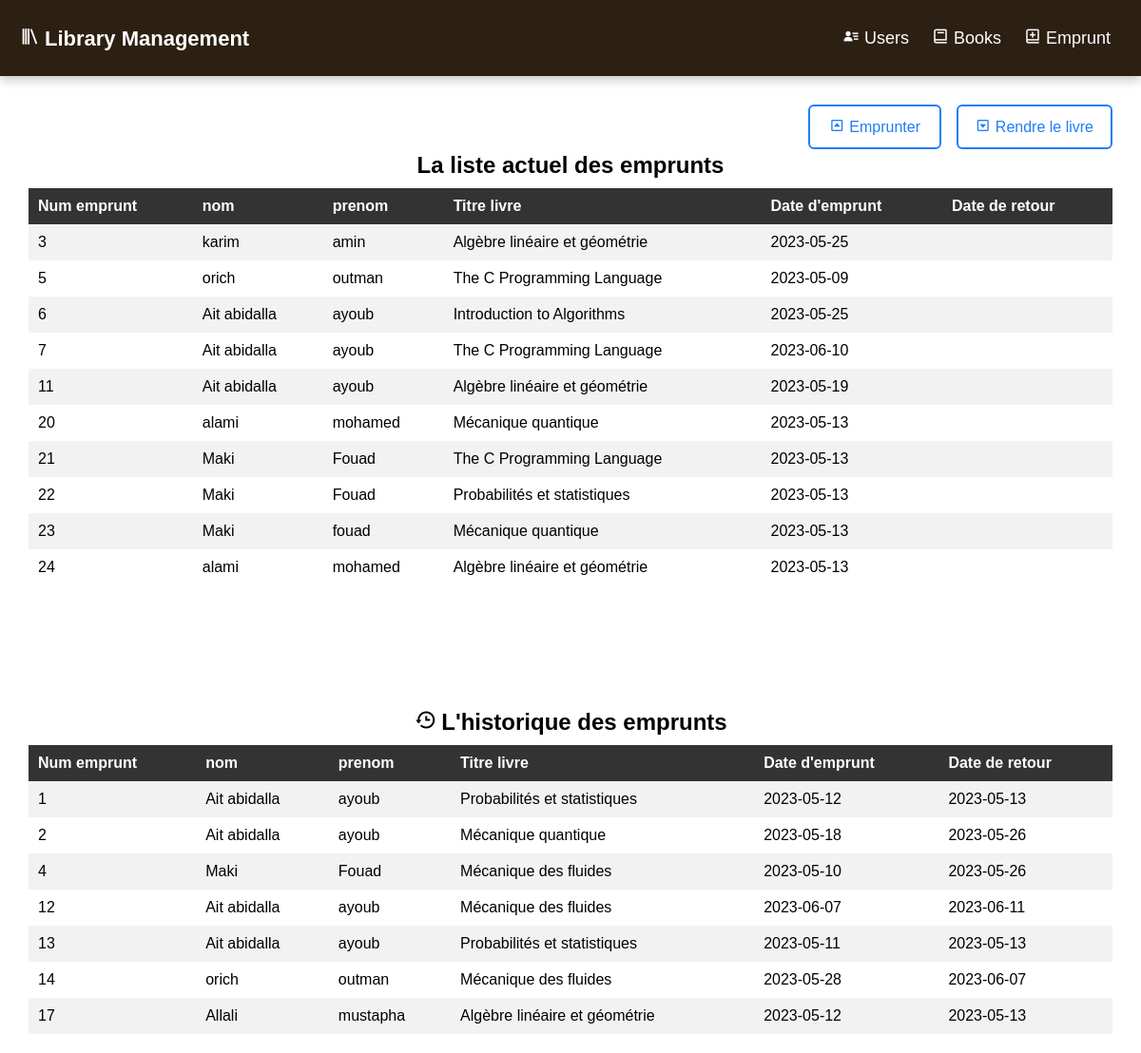
Screenshot of /emprunt.php with the database file from the repository.
### tables this page shows
CREATE TABLE IF NOT EXISTS `emprunt` (
  `N_emp` int(11) NOT NULL AUTO_INCREMENT,
  `Nom_usager` varchar(50) DEFAULT '',
  `Prenom_usager` varchar(50) DEFAULT '',
  `Titre_livre` varchar(50) DEFAULT '',
  `Date_emp` date DEFAULT curdate(),
  `Date_retoure` date DEFAULT NULL,
  PRIMARY KEY (`N_emp`)
);

### emprunt.php (the view, shortened to what this page needs)
<?php
require_once('database.php');
$sqlsel = "SELECT * FROM emprunt WHERE Date_retoure IS NULL";
$result_now=mysqli_query($conn, $sqlsel);
$sqlH = "SELECT * FROM emprunt WHERE Date_retoure IS NOT NULL";
$result_Historic=mysqli_query($conn, $sqlH);
?>
<!DOCTYPE html>
<html lang="en">
<head>
    <link rel="stylesheet" href="style.css">
    <link href='https://unpkg.com/boxicons@2.1.4/css/boxicons.min.css' rel='stylesheet'>
</head>
<body>
    <nav>
        <div class="nav-header">
            <a href="home.php"><i class='bx bx-library' style="margin-right: 5px;"></i>Library Management</a>
        </div>
        <ul class="nav-links">
            <li ><a href="users.php" class="center"><i class='bx bxs-user-detail'style="margin-right: 5px;" ></i>Users</a></li>
            <li ><a href="books.php"  class="center"><i class='bx bx-book' style="margin-right: 5px;" ></i>Books</a></li>
            <li ><a href="emprunt.php" class="center"><i class='bx bx-book-add' style="margin-right: 5px;" ></i>Emprunt</a></li>
        </ul>
    </nav>
<div class="container list">
    <div class="liste-users">
        <div>
            <button  id="emprunt-btn" type="button" ><i class='bx bx-caret-up-square' style="margin-right: 5px;"></i>Emprunter </button>
            <button  id="retour-btn" type="button" ><i class='bx bx-caret-down-square' style="margin-right: 5px;"></i>Rendre le livre </button>
        </div>
        <table>
        <caption style="margin-bottom: 10px;margin-top: 30px;"><h2>La liste actuel des <b>emprunts</b></h2>  </caption>
        <tr>
            <th>Num emprunt</th>
            <th>nom</th>
            <th>prenom</th>
            <th>Titre livre</th>
            <th>Date d'emprunt</th>
            <th>Date de retour</th>
        </tr>
        <tr>
            <?php
            while ($row=mysqli_fetch_assoc($result_now)) {
            ?>
            <td><?php echo $row['N_emp']; ?></td>
            <td><?php echo $row['Nom_usager']; ?></td>
            <td><?php echo $row['Prenom_usager']; ?></td>
            <td><?php echo $row['Titre_livre']; ?></td>
            <td><?php echo $row['Date_emp']; ?></td>
            <td><?php echo $row['Date_retoure']; ?></td>
        </tr>
            <?php
            }
            ?>
        </table>
    </div>
    <div class="liste-users">
            <table>
            <caption style="margin-bottom: 10px;margin-top: 30px;"><h2><i class='bx bx-history' style="margin-right: 5px;"></i>L'historique des  <b>emprunts</b></h2>  </caption>
            <tr>
                <th>Num emprunt</th>
                <th>nom</th>
                <th>prenom</th>
                <th>Titre livre</th>
                <th>Date d'emprunt</th>
                <th>Date de retour</th>
            </tr>
            <tr>
                <?php
                while ($row=mysqli_fetch_assoc($result_Historic)) {
                ?>
                <td><?php echo $row['N_emp']; ?></td>
                <td><?php echo $row['Nom_usager']; ?></td>
                <td><?php echo $row['Prenom_usager']; ?></td>
                <td><?php echo $row['Titre_livre']; ?></td>
                <td><?php echo $row['Date_emp']; ?></td>
                <td><?php echo $row['Date_retoure']; ?></td>
            </tr>
                <?php
                }
                ?>
            </table>
    </div>
</div>
</body>
</html>

### style.css (style rules this page uses)
* { margin: 0; padding: 0; font-family: 'Poppins', sans-serif; box-sizing: border-box; }
body { margin-top:80px ; height: 100vh; }
nav { position: fixed; top: 0; left: 0; width: 100%; background-color: #2C2013; display: flex; justify-content: space-between; align-items: center; height: 80px; padding: 0 20px; box-shadow: 0 5px 10px rgba(0,0,0,0.2); z-index: 2; }
.nav-header a { color: white; font-size:22px; text-decoration: none; font-weight: bold; position: relative; }
.nav-links { display: flex; align-items: center; justify-content: flex-end; list-style: none; margin: 0; padding: 0; }
.nav-links li { margin: 0 12px; }
.nav-links li a { position: relative; color: white; font-size: 18px; font-weight: 500; padding: 6px 0; text-decoration: none; }
.nav-links li a:before { content: ''; position: absolute; bottom: 0; right: 0; height: 3px; width: 0%; background: #34efdf; border-radius: 12px; transition: all 0.4s ease; }
table { border-collapse: collapse; margin: 20px auto; width: 100%; }
th, td { padding: 10px; text-align: left; }
th { background-color: #333; color: #fff; }
tr:nth-child(even) { background-color: #f2f2f2; }
.container { height: 100vh; width: 100%; display: flex; flex-direction: column; box-sizing: border-box; }
.liste-users, .search-users, .search-livre, .list-livres { margin: 30px; }
.liste-users,.list-livres { position: relative; }
#retour-btn { position: absolute; top: 0; right: 0; font-size: 16px; font-weight: 400; color: rgb(30, 125, 249); border: 2px solid rgb(30, 125, 249); ; padding: 12px 18px; border-radius: 6px; background-color: #fff; cursor: pointer; }
#emprunt-btn { position: absolute; top: 0; right: 180px; font-size: 16px; font-weight: 400; color:rgb(30, 125, 249);; border: 2px solid rgb(30, 125, 249); ; padding: 12px 20px; border-radius: 6px; background-color: #fff; cursor: pointer; }

### rows the page displays
emprunt: N_emp "3", Nom_usager "karim", Prenom_usager "amin", Titre_livre "Algèbre linéaire et géométrie", Date_emp "2023-05-25"
emprunt: N_emp "5", Nom_usager "orich", Prenom_usager "outman", Titre_livre "The C Programming Language", Date_emp "2023-05-09"
emprunt: N_emp "6", Nom_usager "Ait abidalla", Prenom_usager "ayoub", Titre_livre "Introduction to Algorithms", Date_emp "2023-05-25"
emprunt: N_emp "7", Nom_usager "Ait abidalla", Prenom_usager "ayoub", Titre_livre "The C Programming Language", Date_emp "2023-06-10"
emprunt: N_emp "11", Nom_usager "Ait abidalla", Prenom_usager "ayoub", Titre_livre "Algèbre linéaire et géométrie", Date_emp "2023-05-19"
emprunt: N_emp "20", Nom_usager "alami", Prenom_usager "mohamed", Titre_livre "Mécanique quantique", Date_emp "2023-05-13"
emprunt: N_emp "21", Nom_usager "Maki", Prenom_usager "Fouad", Titre_livre "The C Programming Language", Date_emp "2023-05-13"
emprunt: N_emp "22", Nom_usager "Maki", Prenom_usager "Fouad", Titre_livre "Probabilités et statistiques", Date_emp "2023-05-13"
emprunt: N_emp "23", Nom_usager "Maki", Prenom_usager "fouad", Titre_livre "Mécanique quantique", Date_emp "2023-05-13"
emprunt: N_emp "24", Nom_usager "alami", Prenom_usager "mohamed", Titre_livre "Algèbre linéaire et géométrie", Date_emp "2023-05-13"
emprunt: N_emp "1", Nom_usager "Ait abidalla", Prenom_usager "ayoub", Titre_livre "Probabilités et statistiques", Date_emp "2023-05-12", Date_retoure "2023-05-13"
emprunt: N_emp "2", Nom_usager "Ait abidalla", Prenom_usager "ayoub", Titre_livre "Mécanique quantique", Date_emp "2023-05-18", Date_retoure "2023-05-26"
emprunt: N_emp "4", Nom_usager "Maki", Prenom_usager "Fouad", Titre_livre "Mécanique des fluides", Date_emp "2023-05-10", Date_retoure "2023-05-26"
emprunt: N_emp "12", Nom_usager "Ait abidalla", Prenom_usager "ayoub", Titre_livre "Mécanique des fluides", Date_emp "2023-06-07", Date_retoure "2023-06-11"
emprunt: N_emp "13", Nom_usager "Ait abidalla", Prenom_usager "ayoub", Titre_livre "Probabilités et statistiques", Date_emp "2023-05-11", Date_retoure "2023-05-13"
emprunt: N_emp "14", Nom_usager "orich", Prenom_usager "outman", Titre_livre "Mécanique des fluides", Date_emp "2023-05-28", Date_retoure "2023-06-07"
emprunt: N_emp "17", Nom_usager "Allali", Prenom_usager "mustapha", Titre_livre "Algèbre linéaire et géométrie", Date_emp "2023-05-12", Date_retoure "2023-05-13"
